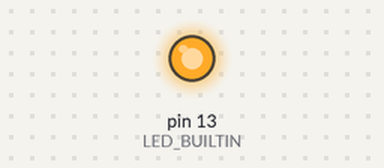
Bench run of a sketch on a simulated Arduino Uno, built with avr-gcc and run on an emulated ATmega328P. On the bench: output pins drawn as LEDs (lit = HIGH). What the sketch prints to the serial monitor is not drawn.

Above: at 0.5 s.
Timing chart, 0 to 3.0 s (numbered marks = the images above):
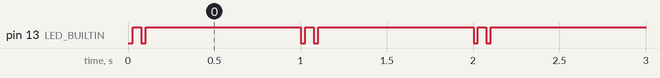

The sketch:

blink_led_arduino.ino
```cpp
/*
 * Еще один "Blink LED" для Arduino с использованием классов (ABlink, ATicker)
 */

#include "ABlink.h"
#include "ATicker.h"

#define BAUDRATE 115200 // скорость UART бит/с

#define LED LED_BUILTIN // голубой светодиод на плате подключен к GPIO2 и GND
#define LED_INVERT true // признак инверсии сигнала управления светодиодом

#define LED_BLINK_ON  25 // время включения светодиода [мс]
#define LED_BLINK_OFF 50 // время выключения светодиода [мс]

ABlink  led;    // компонент для моргания светодиодом
ATicker ticker; // тикер с периодом 1 с

// функция вызываемая с периодом 1 с
void ticker_callback() {
  led.blink(2); // blink LED 3 times
  Serial.print("millis() = ");
  Serial.println(millis(), DEC);
}

void setup() {
  // setup UART
  Serial.begin(BAUDRATE);
  Serial.println("\nHello Arduino!\n");
  Serial.flush();

  // setup blink LED
  led.begin(LED, LED_INVERT, LED_BLINK_ON, LED_BLINK_OFF);

  // setup ticker
  ticker.begin(ticker_callback, 1000, true, millis());
}

void loop() {
  unsigned long t = millis();
  led.yield(t);
  ticker.yield(t);
}
```

ABlink.h
```cpp
/*
 * Simple Arduino blink LED implementration
 * File: "ABlink.h"
 */

#pragma once
#ifndef ABLINK_H
#define ABLINK_H
//-----------------------------------------------------------------------------
#include <Arduino.h>
//-----------------------------------------------------------------------------
#define ABLINK_PIN    LED_BUILTIN
#define ABLINK_INVERT false
#define ABLINK_ON     50  // LED on time [ms]
#define ABLINK_OFF    100 // LED off time [ms]
//-----------------------------------------------------------------------------
class ABlink {
private:
  int _pin;
  uint8_t _neg;   // 0-positive (HIGH=on), 1-negative (LOW=on)
  uint8_t _state; // 1-on, 0-off
  uint8_t _run;   // 0-initial, 1-run blink
  unsigned _cnt, _t, _on, _off;

public:
  // call from setup()
  void begin(int      pin=ABLINK_PIN,    // GPIO pin number
             bool  invert=ABLINK_INVERT, // negative conect
             unsigned  on=ABLINK_ON,     // on time [ms]
             unsigned off=ABLINK_OFF) {  // off time [ms]
    _pin   = pin;
    _neg   = invert ? 1 : 0;
    _state = _run = 0;
    _cnt   = _t   = 0;
    _on    = on;
    _off   = off;
    pinMode(_pin, OUTPUT);
    digitalWrite(pin, _neg); // LED off by default
  }

  // set LED state (ON/OFF)
  void set(uint8_t val) { // on/off LED: 0-off, 1-on
    digitalWrite(_pin, (_state = val) ^ _neg);
  }

  void on()  { set(1); } // set LED on
  void off() { set(0); } // set LED off

  // get LED state
  uint8_t get() const { return _state; } // return: 0-off 1-on

  // blink LED some times (0 - stop blink)
  void blink(unsigned cnt=1) { (_cnt = cnt) || (_run = 0); }

  // periodic call from main loop (t = millis())
  void yield(unsigned long t) {
    if (_cnt) {
      if (!_run) {
        _run = 1;
        on();
        _t = t + _on;
      } else {
        long dt = (long) (_t - t);
        if (dt <= 0) {
          if (_state) {
            off();
            _t = t + _off;
          } else {
            if (--_cnt) {
              on();
              _t = t + _on;
            } else {
              _run = 0;
            }
          }
        }
      }
    }
  }
};
//-----------------------------------------------------------------------------
#endif // ABLINK_H

/*** end of "ABlink.h" file ***/
```

ATicker.h
```cpp
/*
 * Simple Arduino ticker implementration
 * File: "ATicker.h"
 */

#pragma once
#ifndef ATICKER_H
#define ATICKER_H
//-----------------------------------------------------------------------------
class ATicker {
private:
  void (*_callback)(void);
  bool _run;
  unsigned long _dt;
  unsigned long _t;

public:
  // call from setup(): init and start ticker
  void begin(void (*callback)(void), // call back function
             unsigned long dt=1000,  // period of ticker
             bool start=true,        // start by begin
             unsigned long t=0)      // first callback time
  {
    _callback = callback;
    _run      = start;
    _dt       = dt;
    _t        = t;
  }

  // periodic call from main loop (t = millis())
  void yield(unsigned long t)
  {
    if (_run) {
        for (;;) {
          long dt = (long) (_t - t);
          if (dt > 0) break;
          _t += _dt;
          _callback();
      }
    }
  }

  // (re)start ticker (t = millis() - start time)
  void start(unsigned long t)
  {
    _run = true;
    _t = t;
  }

  // stop ticker
  void stop() { _run = false; }

  // get next tick time
  unsigned long next_t() const { return _t; }
};
//-----------------------------------------------------------------------------
#endif // ATICKER_H

/*** end of "ATicker.h" file ***/
```

Measured:
- by itself, pin 13 (LED_BUILTIN): repeats every 1.0 s: LOW 0.02 s, HIGH 0.90 s, LOW 0.02 s, HIGH 0.05 s, until it stays HIGH from 65.1 s
